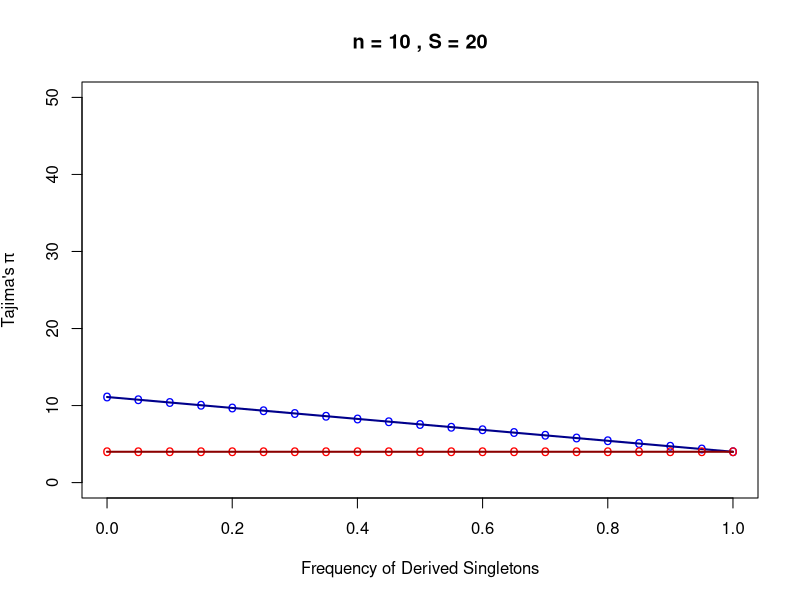
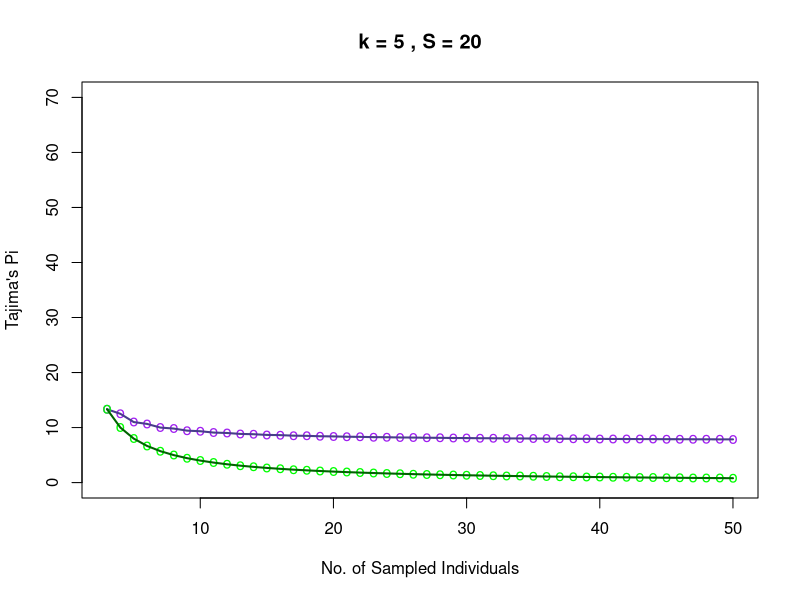
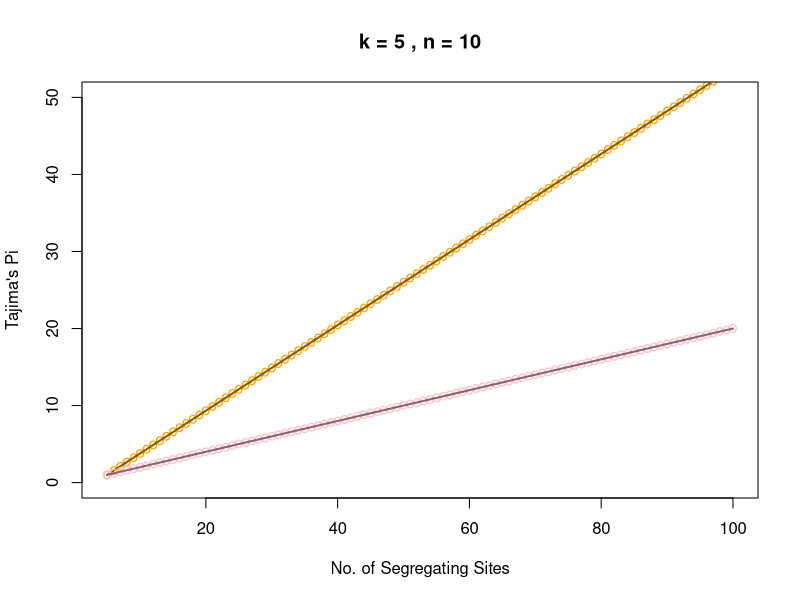
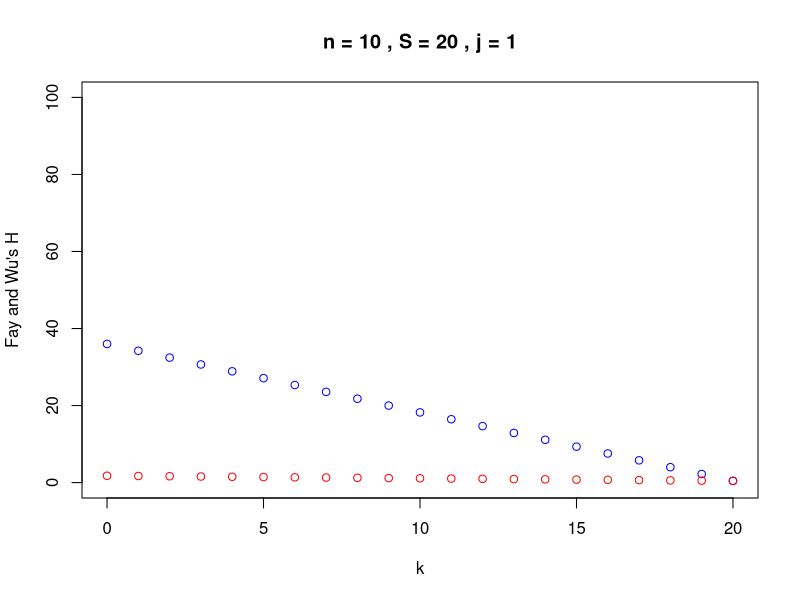
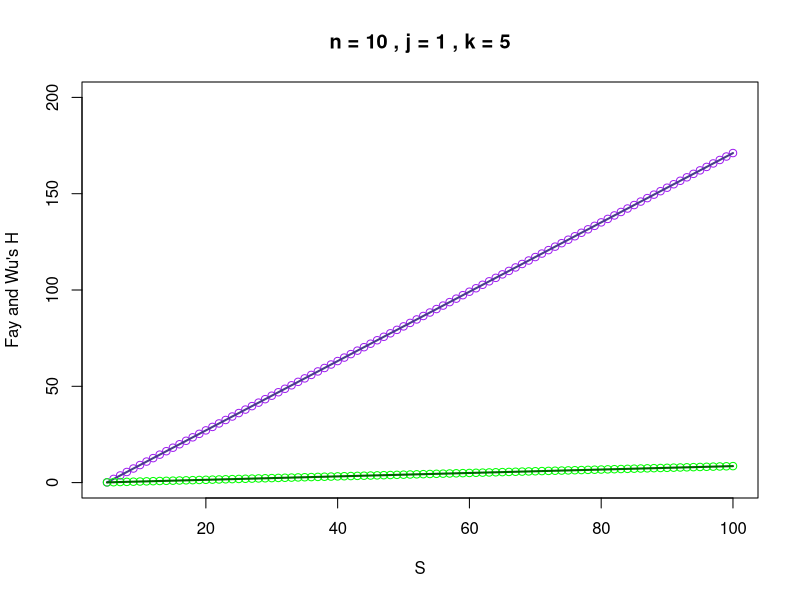
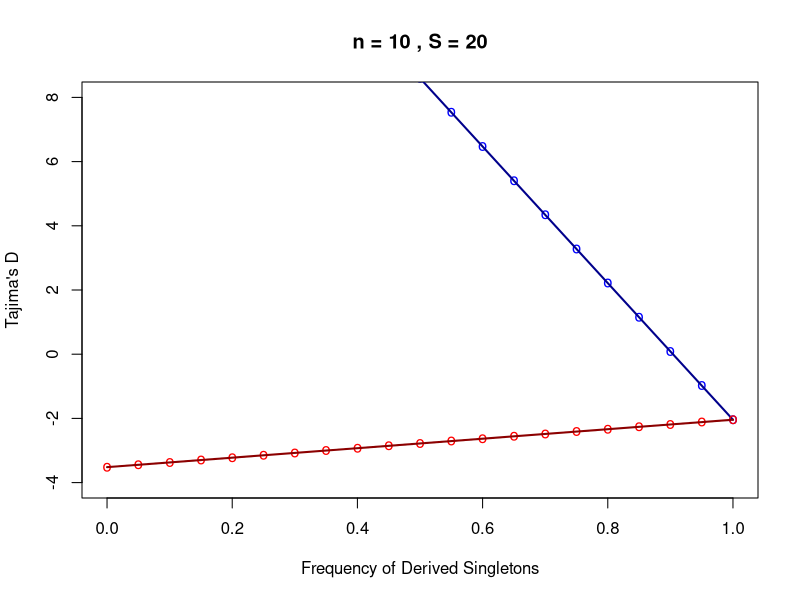
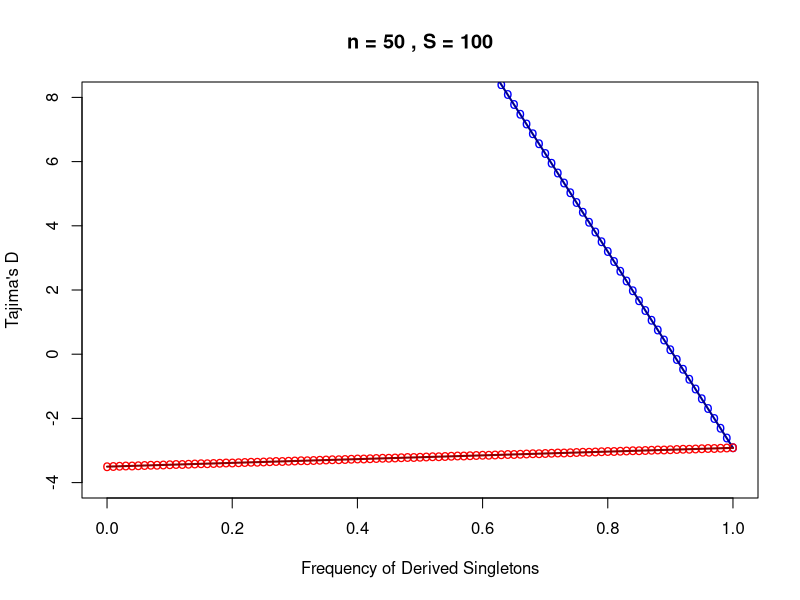
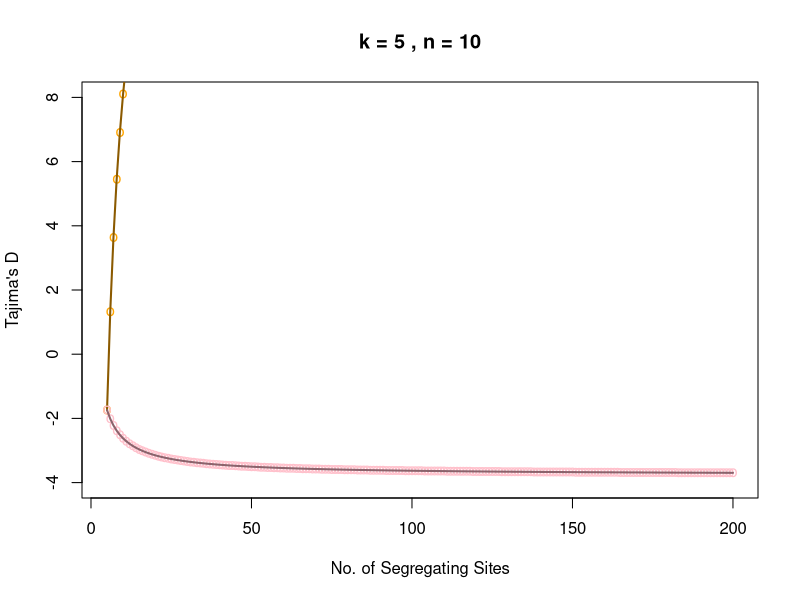

The R source for these figures, in order:
####### R code for Theta Bounds and Difference Statistics #######
####### Version 2.0: (8/30/2017)                          #######
####### By Alan Aw                                        #######

##### Bounds are mathematical, so 
##### work for any mutation model 
##### (infinite sites, infinite alleles) #####

#### Paramaters ####
S = 100 # Segregating Sites
n = 500 # Individuals
j = 1 # Component of SFS, must be in [1,n-1]
k = 5 # Value of \xi_j, must be in [0,S]
####

###########################################
######### Theta Estimator Bounds ##########
###########################################

#### Tajima's Pi ####
f.max <- function(n,j) { # Helper function: get upper bound
  f.max.out = 0 
  for (i in 1:(n-1)) {
    if (i!=j & i*(n-i) > f.max.out) {
      f.max.out = i * (n-i)
    }
  }
  return(f.max.out)
}

f.min <- function(n,j) { # Helper function: get lower bound
  f.min.out = n * n 
  for (i in 1:(n-1)) {
    if (i!=j & i*(n-i) < f.min.out) {
      f.min.out = i * (n-i)
    }
  }
  return(f.min.out)
}

### Upper Bound ###
f.thetaPi.max <- function(n,S,j,k) { 
  (k*j*(n-j) + (S-k)*f.max(n,j)) / choose(n,2)
}

### Lower Bound ###
f.thetaPi.min <- function(n,S,j,k) {
  (k*j*(n-j) + (S-k)*f.min(n,j)) / choose(n,2)
} 

### Example Plots ###
## Initialize some parameters ##
n=10
S=20
j=1
k=5

## Let's plot dependence of
## Tajima's Pi on k ##

# This has been changed to a function
# =====================================================================================================
plot_tajima_Pi_k = function(n, S, j){
  vec.k = c(0:S) 
  vec.thetaPi.max = f.thetaPi.max(n,S,j,vec.k)
  plot(vec.k/S,vec.thetaPi.max, xlab="Frequency of Derived Singletons", ylab=expression("Tajima's"~pi),col="blue",ylim=c(0,50),main=paste("n =",n,", S =", S),pch="o")
  lines(vec.k/S, vec.thetaPi.max, xlim=range(vec.k), ylim=range(vec.thetaPi.max), col="blue4",lwd=2,pch=16)
  vec.thetaPi.min = f.thetaPi.min(n,S,j,vec.k) 
  points(vec.k/S,vec.thetaPi.min,col="red",pch="o") 
  lines(vec.k/S, vec.thetaPi.min, xlim=range(vec.k), ylim=range(vec.thetaPi.min), col="darkred",lwd=2,pch=16)
}

plot_tajima_Pi_k(n,S,j)
# =====================================================================================================

## Let's plot dependence of
## Tajima's Pi on n ##
n.lower=3
n.upper=50

plot_tajima_Pi_n = function(n.lower, n.upper,S,j, k){
  vec.n = c(n.lower:n.upper)
  vec.thetaPi.max=c(1:length(vec.n))
  for (i in 1:length(vec.n)) {
    vec.thetaPi.max[i]=f.thetaPi.max(i+n.lower-1,S,j,k) 
  }
  plot(vec.n,vec.thetaPi.max, xlab="No. of Sampled Individuals", ylab="Tajima's Pi",col="purple",ylim=c(0,70),main=paste("k =",k,", S =",S),pch="o")
  lines(vec.n, vec.thetaPi.max, xlim=range(vec.n), ylim=range(vec.thetaPi.max), col="darkslateblue",lwd=2,pch=16)
  vec.thetaPi.min=c(1:length(vec.n))
  for (i in 1:length(vec.n)) {
    vec.thetaPi.min[i]=f.thetaPi.min(i+n.lower-1,S,j,k) 
  }
  points(vec.n,vec.thetaPi.min,col="green",pch="o") 
  lines(vec.n, vec.thetaPi.min, xlim=range(vec.n), ylim=range(vec.thetaPi.min), col="darkgreen",lwd=2,pch=16)
}

plot_tajima_Pi_n(n.lower,n.upper,S,j, k)
# =====================================================================================================

## Let's plot dependence of
## Tajima's Pi on S ##


plot_tajima_Pi_S = function(n, S, k, j){
  vec.S = seq(from=k,to=100,by=1) 
  vec.thetaPi.max = f.thetaPi.max(n,vec.S,j,k)
  plot(vec.S,vec.thetaPi.max, xlab="No. of Segregating Sites", ylab="Tajima's Pi",col="orange",ylim=c(0,50),main=paste("k =",k,", n =",n),pch="o")
  lines(vec.S, vec.thetaPi.max, xlim=range(vec.S), ylim=range(vec.thetaPi.max), col="orange4",lwd=2,pch=16)
  vec.thetaPi.min = f.thetaPi.min(n,vec.S,j,k)
  points(vec.S,vec.thetaPi.min,col="pink",pch="o") 
  lines(vec.S, vec.thetaPi.min, xlim=range(vec.S), ylim=range(vec.thetaPi.min), col="pink4",lwd=2,pch=16)
}

plot_tajima_Pi_S(n, S, k, j)

# =====================================================================================================

####

#### Fay and Wu's H ####
#### DO NOT RUN THIS PART IN CONJUNCTION 
#### with Tajima's Pi code above! ####

f.max <- function(n,j) { # Helper function: get upper bound
  f.max.out = 0 
  for (i in 1:(n-1)) {
    if (i!=j & i*i > f.max.out) {
      f.max.out = i*i
    }
  }
  return(f.max.out)
}

f.min <- function(n,j) { # Helper function: get lower bound
  f.min.out = n * n 
  for (i in 1:(n-1)) {
    if (i!=j & i*i < f.min.out) {
      f.min.out = i*i
    }
  }
  return(f.min.out)
}

### Upper Bound ###
f.thetaH.max <- function(n,S,j,k) { 
  (k*j*j + (S-k)*f.max(n,j)) / choose(n,2)
}

### Lower Bound ###
f.thetaH.min <- function(n,S,j,k) {
  (k*j*j + (S-k)*f.min(n,j)) / choose(n,2)
}

### Example Plots ###
##
n=10
S=20
j=1

## Let's plot dependence of
## Fay and Wu's H on k ##
plot_Fay_H_k = function(n,S,j){
  vec.k = c(0:S)
  vec.thetaH.max = f.thetaH.max(n,S,j,vec.k)
  plot(vec.k,vec.thetaH.max, xlab="k", ylab="Fay and Wu's H",col="blue",ylim=c(0,100),main=paste("n =",n,", S =",S,", j =",j))
  vec.thetaH.min = f.thetaH.min(n,S,j,vec.k)
  points(vec.k,vec.thetaH.min,col="red") 
}

plot_Fay_H_k(n,S,j)

## Let's plot dependence of
## Fay and Wu's H on S ##
plot_Fay_H_S = function(n,S,j,k){
  vec.S = seq(from=k,to=100,by=1) 
  vec.thetaH.max = f.thetaH.max(n,vec.S,j,k)
  plot(vec.S,vec.thetaH.max, xlab="S", ylab="Fay and Wu's H",col="purple",ylim=c(0,200),main=paste("n =",n,", j =",j,", k =",k))
  lines(vec.S, vec.thetaH.max, xlim=range(vec.S), ylim=range(vec.thetaH.max), col="darkslateblue",lwd=2,pch=16)
  vec.thetaH.min = f.thetaH.min(n,vec.S,j,k)
  points(vec.S,vec.thetaH.min,col="green") 
  lines(vec.S, vec.thetaH.min, xlim=range(vec.S), ylim=range(vec.thetaH.min), col="darkgreen",lwd=2,pch=16)
}

plot_Fay_H_S(n,S,j,k)

###########################################
########## Difference Statistics ##########
###########################################

#### Helper Functions ####
little.a <- function(n) {
  harm.sum = 0
  for (i in 1:(n-1)) {
    harm.sum = harm.sum + 1/i
  }
  return(harm.sum)
}

big.a <- function(n) {
  harm.sum.square = 0
  for (i in 1:(n-1)) {
    harm.sum.square = harm.sum.square + 1/(i^2)
  }
  return(harm.sum.square)
}

### For Tajima's D ### (see Simonsen, Churchill, Aquadro, 1995)
v.T <- function(n) {
  (2*(n^2+n+3)/(9*n*(n-1))-(n+2)/(little.a(n)*n) + big.a(n)/(little.a(n))^2) / (little.a(n)^2+big.a(n))
}

u.T <- function(n) {
  (((n+1)/(3*(n-1))-1/little.a(n))/little.a(n)) - v.T(n) 
} ###

### For Fu and Li's F ### (see Simonsen, Churchill, Aquadro, 1995)
v.F <- function(n) {
  ((2*n^3 + 110*n^2 -255*n + 153)/(9*n^2*(n-1))+(2*(n-1)*little.a(n))/(n^2)-(8*big.a(n))/n) / (little.a(n)^2+big.a(n))
}

u.F <- function(n) {
  ((4*n^2+19*n+3-12*(n+1)*little.a(n+1))/(3*n*(n-1)))/little.a(n) - v.F(n)
}
#### Tajima's D ####

### Upper Bound ###
f.TajimaD.max <- function(n,S,j,k) {
  return((f.thetaPi.max(n,S,j,k) - S/little.a(n)) / sqrt(u.T(n)*S + v.T(n)*S*S))
}

### Lower Bound ###
f.TajimaD.min <- function(n,S,j,k) {
  (f.thetaPi.min(n,S,j,k) - S/little.a(n)) / sqrt(u.T(n)*S + v.T(n)*S*S)
}

## Let's plot dependence of
## Tajima's D on frequency of singletons, k ##
plot_tajima_D_k = function(n,S,j){
  vec.k = c(0:S)
  vec.TajimaD.max = f.TajimaD.max(n,S,j,vec.k)
  plot(vec.k/S,vec.TajimaD.max, xlab="Frequency of Derived Singletons", ylab="Tajima's D",col="blue",ylim=c(-4,8),main=paste("n =",n,", S =",S),pch="o")
  lines(vec.k/S, vec.TajimaD.max, xlim=range(vec.k), ylim=range(vec.TajimaD.max), col="blue4",lwd=2,pch=16)
  vec.TajimaD.min = f.TajimaD.min(n,S,j,vec.k)   
  points(vec.k/S,vec.TajimaD.min,col="red",pch="o") 
  lines(vec.k/S, vec.TajimaD.min, xlim=range(vec.k), ylim=range(vec.TajimaD.min), col="darkred",lwd=2,pch=16)
}
plot_tajima_D_k(n,S,j)
plot_tajima_D_k(50,100,1)
## Let's plot dependence of
## Tajima's D on S ##
plot_tajima_D_S = function(n,S,j,k){
  vec.S = seq(from=k,to=200,by=1) 
  vec.TajimaD.max = f.TajimaD.max(n,vec.S,j,k)
  plot(vec.S,vec.TajimaD.max, xlab="No. of Segregating Sites", ylab="Tajima's D",col="orange",xlim=range(vec.S), ylim=range(-4,8),main=paste("k =",k,", n =",n),pch="o")
  lines(vec.S, vec.TajimaD.max, xlim=range(vec.S), ylim=range(vec.TajimaD.max), col="orange4",lwd=2,pch=16)
  vec.TajimaD.min = f.TajimaD.min(n,vec.S,j,k)
  points(vec.S,vec.TajimaD.min,col="pink",pch="o") 
  lines(vec.S, vec.TajimaD.min, xlim=range(vec.S), ylim=range(vec.TajimaD.min), col="pink4",lwd=2,pch=16)
  
}
plot_tajima_D_S(n,S,j,k)

## Let's plot dependence of
## Tajima's D on n ##
n.lower=3
n.upper=50

plot_tajima_D_n = function(n.lower, n.upper, S,j,k){
  vec.n = c(n.lower:n.upper)
  vec.TajimaD.max=c(1:length(vec.n))
  for (i in 1:length(vec.n)) {
    vec.TajimaD.max[i]=f.TajimaD.max(i+n.lower-1,S,j,k) 
  }
  plot(vec.n,vec.TajimaD.max, xlab="No. of Sampled Individuals", ylab="Tajima's D",col="purple",xlim=range(vec.n), ylim=range(-4,6),main=paste("k =",k,", S =",S),pch="o")
  lines(vec.n, vec.TajimaD.max, xlim=range(vec.n), ylim=range(vec.TajimaD.max), col="darkslateblue",lwd=2,pch=16)
  vec.TajimaD.min=c(1:length(vec.n))
  for (i in 1:length(vec.n)) {
    vec.TajimaD.min[i]=f.TajimaD.min(i+n.lower-1,S,j,k) 
  }
  points(vec.n,vec.TajimaD.min,col="green",pch="o") 
  lines(vec.n, vec.TajimaD.min, xlim=range(vec.n), ylim=range(vec.TajimaD.min), col="darkgreen",lwd=2,pch=16)
}

plot_tajima_D_n(n.lower, n.upper, S,j,k)


#### Fu and Li's F ####

### Upper Bound ###
f.FuLiF.max <- function(n,S,j,k) {
  (f.thetaPi.max(n,S,j,k) - k) / sqrt(u.F(n)*S + v.F(n)*S*S)
}

### Lower Bound ###
f.FuLiF.min <- function(n,S,j,k) {
  (f.thetaPi.min(n,S,j,k) - k) / sqrt(u.F(n)*S + v.F(n)*S*S)
}

## Let's plot dependence of
## Fu and Li's F on frequency of singletons \xi_1 ##
plot_Fu_s = function(n,S,j){
  vec.k = c(0:S)
  vec.FuLiF.max = f.FuLiF.max(n,S,j,vec.k)
  plot(vec.k/S,vec.FuLiF.max, xlab="Frequency of Derived Singletons", ylab="Fu and Li's F",col="blue",ylim=c(-12,6),main=paste("n =",n,", S =",S),pch="o")
  lines(vec.k/S, vec.FuLiF.max, xlim=range(vec.k/S), ylim=range(vec.FuLiF.max), col="blue4",lwd=2,pch=16)
  vec.FuLiF.min = f.FuLiF.min(n,S,j,vec.k)   
  points(vec.k/S,vec.FuLiF.min,col="red",pch="o") 
  lines(vec.k/S, vec.FuLiF.min, xlim=range(vec.k/S), ylim=range(vec.FuLiF.min), col="darkred",lwd=2,pch=16)
}

plot_Fu_s(n,S,j)


## Let's plot dependence of
## Fu and Li's F on S ##
plot_Fu_li_S = function(n,S,j,k){
  vec.S = seq(from=k,to=200,by=1) 
  vec.FuLiF.max = f.FuLiF.max(n,vec.S,j,k)
  plot(vec.S,vec.FuLiF.max, xlab="No. of Segregating Sites", ylab="Fu and Li's F",col="orange",xlim=range(vec.S), ylim=range(-12,6),main=paste("k =",k,", n =",n),pch="o")
  lines(vec.S, vec.FuLiF.max, xlim=range(vec.S), ylim=range(vec.FuLiF.max), col="orange4",lwd=2,pch=16)
  vec.FuLiF.min = f.FuLiF.min(n,vec.S,j,k)
  points(vec.S,vec.FuLiF.min,col="pink",pch="o") 
  lines(vec.S, vec.FuLiF.min, xlim=range(vec.S), ylim=range(vec.FuLiF.min), col="pink4",lwd=2,pch=16)
  
}

plot_Fu_li_S(n,S,j,k)

## Let's plot dependence of
## Fu and Li's F on n ##
plot_Fu_li_n = function(n,S,j,k){
  n.lower=3
  n.upper=100
  vec.n = c(n.lower:n.upper)
  vec.FuLiF.max=c(1:length(vec.n))
  for (i in 1:length(vec.n)) {
    vec.FuLiF.max[i]=f.FuLiF.max(i+n.lower-1,S,j,k) 
  }
  plot(vec.n,vec.FuLiF.max, xlab="No. of Sampled Individuals", ylab="Fu and Li's F",col="purple",xlim=range(vec.n), ylim=range(-4,12),main=paste("k =",k,", S =",S),pch="o")
  lines(vec.n, vec.FuLiF.max, xlim=range(vec.n), ylim=range(vec.FuLiF.max), col="darkslateblue",lwd=2,pch=16)
  vec.FuLiF.min=c(1:length(vec.n))
  for (i in 1:length(vec.n)) {
    vec.FuLiF.min[i]=f.FuLiF.min(i+n.lower-1,S,j,k) 
  }
  points(vec.n,vec.FuLiF.min,col="green",pch="o") 
  lines(vec.n, vec.FuLiF.min, xlim=range(vec.n), ylim=range(vec.FuLiF.min), col="darkgreen",lwd=2,pch=16)
}

plot_Fu_li_n(n,S,j,k)
